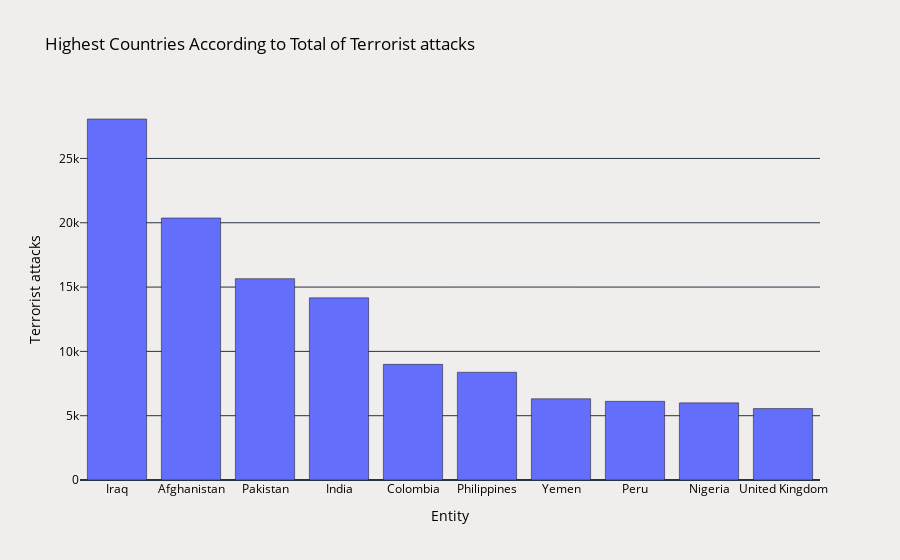

Source (notebook cell):
### Code cell
char_bar = df_country.groupby(['Entity'])[['Terrorist attacks']].sum().reset_index()
char_bar = char_bar.sort_values(by=("Terrorist attacks"), ascending=False)

top = char_bar.head(10)
fig = go.Figure()
fig.add_trace(go.Bar(x=top['Entity'], y=top["Terrorist attacks"]))

fig.update_layout(title='Highest Countries According to Total of Terrorist attacks',
                          xaxis_title='Entity',
                          yaxis_title= "Terrorist attacks",
                          plot_bgcolor='#F0EEED', 
                          paper_bgcolor='#F0EEED',  
                          font=dict(color='black'))

pyo.init_notebook_mode(connected=True)
pyo.iplot(fig)

### Figure 1 — Plotly figure (JSON) as saved in the notebook; plotly's stock layout.template omitted (floating-point values rounded to 4 significant figures)
{"data": [{"x": ["Iraq", "Afghanistan", "Pakistan", "India", "Colombia", "Philippines", "Yemen", "Peru", "Nigeria", "United Kingdom"], "y": [28068, 20373, 15654, 14164, 8991, 8375, 6317, 6116, 5998, 5553], "type": "bar"}], "layout": {"font": {"color": "black"}, "paper_bgcolor": "#F0EEED", "plot_bgcolor": "#F0EEED", "title": {"text": "Highest Countries According to Total of Terrorist attacks"}, "xaxis": {"title": {"text": "Entity"}}, "yaxis": {"title": {"text": "Terrorist attacks"}}}}
